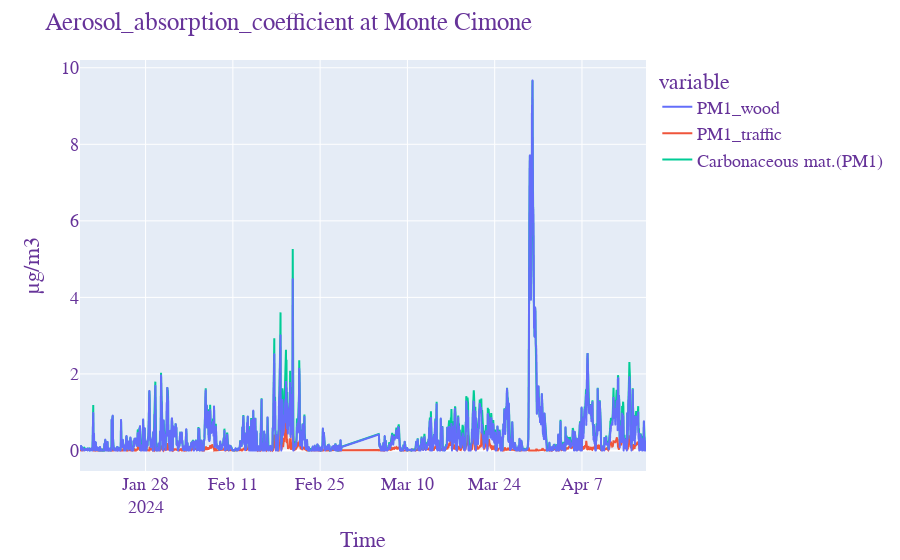

Notebook source saved alongside this figure:
### Code cell
# Get the ACTRIS NRT thredds catalog
all_opendap_urls = threddsclient.opendap_urls('https://thredds.nilu.no/thredds/catalog/actris_nrt/catalog.xml')

## Get all filter absorption photometer opendap urls
#nrt_files = [f for f in all_opendap_urls if 'filter_absorption_photometer' in f]

# To select Italian stations (IT0009R) with filter absorption photometers
nrt_files = [f for f in all_opendap_urls if 'filter_absorption_photometer' in f and 'IT0009R' in f]
print('\n'.join(nrt_files))

for f in nrt_files:
    nrt_data = xr.open_dataset(f)
        
    #Read wavelengts in NRT file and select the two ones closest to 470n mand 950nm
    all_wavelengths = nrt_data.Wavelength.values 
    closest_wavelength_wb = min(all_wavelengths, key=lambda x:abs(x-given_wavelength_wb))
    closest_wavelength_ff = min(all_wavelengths, key=lambda x:abs(x-given_wavelength_ff))
    
    #Move to next NRT-file if wavelengts don't match
    if (np.abs(closest_wavelength_wb-given_wavelength_wb)>50) or (np.abs(closest_wavelength_ff-given_wavelength_ff)>50): continue   
   
    #Create data arrays with hourly aerosol absorption coefficients (arithmetic mean) for the two wavelengts (1/Mm)   
    ab470 = nrt_data.sel(Wavelength=closest_wavelength_wb).aerosol_absorption_coefficient_amean
    ab950 = nrt_data.sel(Wavelength=closest_wavelength_ff).aerosol_absorption_coefficient_amean

    #Calculate ab(950nm) for wood burning, based on Eq. 1-3 in Sandradewi. Neagative values are set to zero
    ab950wb = (ab470 - ab950*kff)/(kwb - kff)
    ab950wb[ab950wb < 0] = 0

    #Calculate PM1 from Eq. 1-4 in Sandradewi
    da_PM1_wb = (ab950wb * kwb * c2_wb).rename('PM1_wb')
    da_PM1_ff = ((ab950 - ab950wb) * c1_ff).rename('PM1_ff')

    # Convert DataArray (xarray) to pandas DataFrame, neagative values are set to zero
    df_wb = da_PM1_wb.to_dataframe()
    df_ff = da_PM1_ff.to_dataframe()
    df_wb[df_wb < 0] = 0
    df_ff[df_ff < 0] = 0

    #Create station name: a)selct the first part of the name, b)remove non-alphanumeric characters 
    station_string = nrt_data.ebas_station_name.split(" ",1)[0]
    station_name = re.sub('\W+','', station_string)

    # Create html plots of hourly data
    x=df_wb.index[:]
    df_hour_wb = df_wb.PM1_wb[:].rename('PM1_wood')
    df_hour_ff = df_ff.PM1_ff[:]
    df_hour_tot = df_hour_wb + df_hour_ff

    fig=px.line(df_hour_wb)
    fig.add_scatter(x=x,y=df_hour_ff, name = "PM1_traffic")
    fig.add_scatter(x=x,y=df_hour_tot, name="Carbonaceous mat.(PM1)")
    fig.update_layout(
        title="{0}".format(nrt_data.title),
        xaxis_title="Time",
        yaxis_title="µg/m3",
        font=dict(
            family="Courier New, monospace",
            size=18,
            color="RebeccaPurple"
        ),
    )
    #fig.write_html("timeseries_{0}.html".format(station_name.lower()))
    fig.show()



    #Calculate daily and monthly means (Pandas resample function)
    df_day_wb = df_wb.PM1_wb.resample('D').mean()
    df_day_ff = df_ff.PM1_ff.resample('D').mean()
    df_month_wb = df_wb.PM1_wb.resample('M').mean()
    df_month_ff = df_ff.PM1_ff.resample('M').mean()
   
    #Daily and monthly mean of total carbonaceous matter (PM1)
    df_day_tot = df_day_wb + df_day_ff
    df_month_tot = df_month_wb + df_month_ff


    # run mean functions and print values
    sample_date_daily_mean = calc_daily_mean(df_day_wb)[0]
    sample_value_daily_mean_wb = calc_daily_mean(df_day_wb)[1]
    sample_value_daily_mean_ff = calc_daily_mean(df_day_ff)[1]
    sample_value_daily_mean_tot = calc_daily_mean(df_day_tot)[1]

    sample_date_monthly_mean = calc_monthly_mean(df_month_wb)[0].month_name()
    sample_value_monthly_mean_wb = calc_monthly_mean(df_month_wb)[1]
    sample_value_monthly_mean_ff = calc_monthly_mean(df_month_ff)[1]
    sample_value_monthly_mean_tot = calc_monthly_mean(df_month_tot)[1]

    sample_date_last3months_mean = calc_last3months_mean(df_month_wb)[0]
    sample_value_last3months_mean_wb = calc_last3months_mean(df_month_wb)[1]
    sample_value_last3months_mean_ff = calc_last3months_mean(df_month_ff)[1]
    sample_value_last3months_mean_tot = calc_last3months_mean(df_month_tot)[1]
 

    print('PM1 monthly mean from',station_name,'in',sample_date_monthly_mean)
    print('Wood burning:',sample_value_monthly_mean_wb, 'ug/m3')
    print('Traffic:',sample_value_monthly_mean_ff, 'ug/m3')
    
print()
#print("Eosc-future example: https://folk.nilu.no/~toves/eosc/pm1_linux/station_monte.html")

### Figure 1 — Plotly figure (JSON) as saved in the notebook; plotly's stock layout.template omitted (floating-point values rounded to 4 significant figures; data arrays with more than 128 entries replaced by an {"elided": "..."} marker saying what was removed)
{"data": [{"hovertemplate": "variable=PM1_wood<br>time=%{x}<br>value=%{y}<extra></extra>", "legendgroup": "PM1_wood", "line": {"color": "#636efa", "dash": "solid"}, "marker": {"symbol": "circle"}, "mode": "lines", "name": "PM1_wood", "showlegend": true, "type": "scattergl", "x": {"elided": "1970 str values"}, "xaxis": "x", "y": {"elided": "1970 float values"}, "yaxis": "y"}, {"name": "PM1_traffic", "type": "scatter", "x": {"elided": "1970 str values"}, "y": {"elided": "1970 float values"}}, {"name": "Carbonaceous mat.(PM1)", "type": "scatter", "x": {"elided": "1970 str values"}, "y": {"elided": "1970 float values"}}], "layout": {"font": {"color": "RebeccaPurple", "family": "Courier New, monospace", "size": 18}, "legend": {"title": {"text": "variable"}, "tracegroupgap": 0}, "margin": {"t": 60}, "title": {"text": "Aerosol_absorption_coefficient at Monte Cimone"}, "xaxis": {"anchor": "y", "domain": [0, 1], "title": {"text": "Time"}}, "yaxis": {"anchor": "x", "domain": [0, 1], "title": {"text": "µg/m3"}}}}
